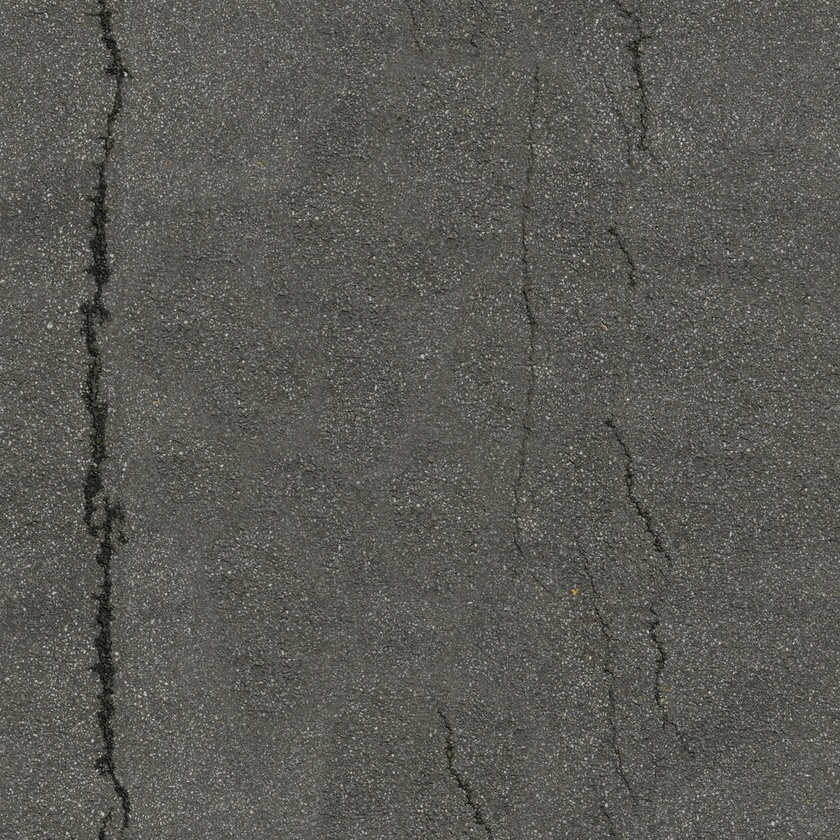
#> input picture assets/materiaux/asphalt_02_diff.jpg, 840 x 840 px, shrunk from 1024 x 1024 before the run
$ python grille.py ../../assets/materiaux/asphalt_02_diff.jpg
#> lines starting #> are read from the running program, lines starting #| are printed output that depends on the picture
# Ajoute une grille graduee : ortho_scale 1.1 centre sur (0, 0.5) -> pixel = (x+0.55)*1000/1.1
import sys
from PIL import Image, ImageDraw
for f in sys.argv[1:]:
    im=Image.open(f).convert("RGB"); d=ImageDraw.Draw(im)
#> further down, im is the input picture: PIL image 840x840 RGB; mean R, G, B 90.3, 89.7, 84.5
    for k in range(0,101,5):
        v=k/100
        yp=int((0.55-(v-0.5))*1000/1.1); xp=int((v-0.5+0.55)*1000/1.1)
        col=(220,60,60) if k%10==0 else (120,120,200)
        d.line([(0,yp),(1000,yp)],fill=col,width=1)
        d.text((4,yp-11),f"z{v:.2f}",fill=col)
        if k<=100:
            xv=v-0.5; xp=int((xv+0.55)*1000/1.1)
            d.line([(xp,0),(xp,1000)],fill=col,width=1)
            d.text((xp+2,2),f"{xv:+.2f}",fill=col)
    im.save(f.replace(".png","_g.png"))
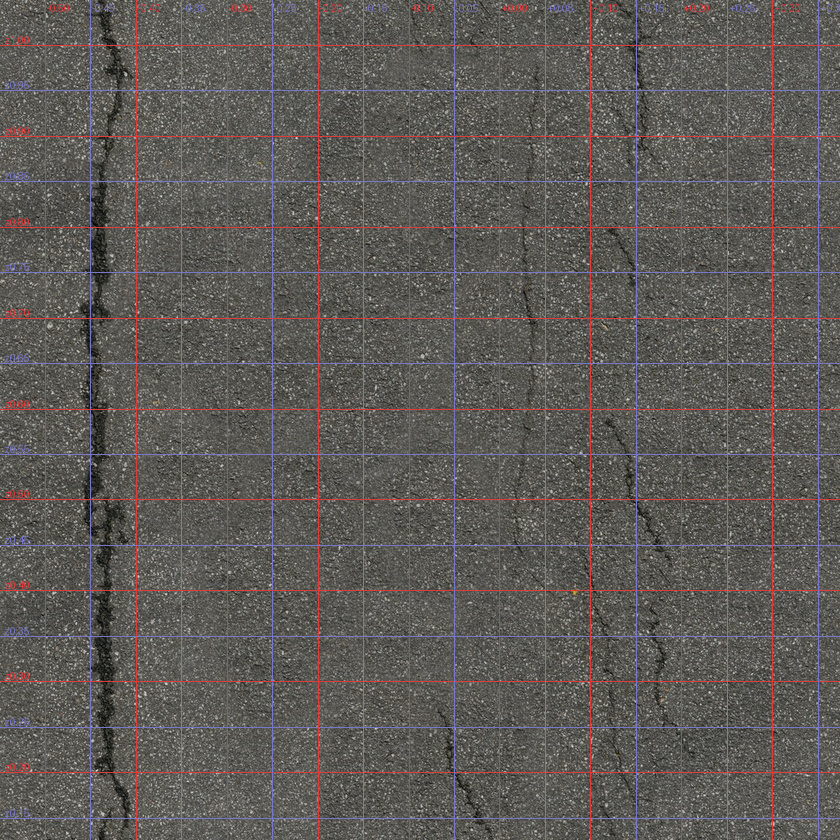
#> saved as asphalt_02_diff.jpg: PIL image 840x840 RGB; mean R, G, B 93.8, 89.7, 86.5
